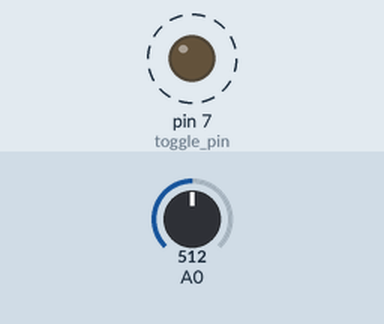
A sketch run on a simulated Arduino Nano, built with avr-gcc and run on an emulated ATmega328P. Parts: output pins drawn as LEDs (lit = HIGH). Dashed ring = blinking. The test bench sets the inputs (shaded band); at power-on: A0 = 512. What the sketch prints to the serial monitor is not drawn.

Above: at 0.2 s.
Timing chart, 0 to 3.0 s (numbered marks = the images above):
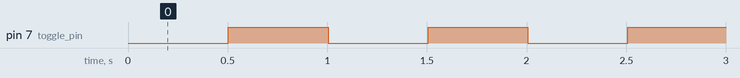

Measured:
- by itself, pin 7 (toggle_pin): alternates HIGH for 0.50 s and LOW for 0.50 s

The sketch:

BP_speed.ino
```cpp
const float vRef = 3.27;
//const float uMin = 0.42;    // Voltage at 0 mmHg
//const float uMax = 4.5;    // voltage at max. pressure
//const float pMax = 10.0;   // Max pressure
int toggle_pin = 7;

void setup() {
  analogReference(EXTERNAL);  //VRef
  Serial.begin(115200);
  pinMode(A0, INPUT);

  pinMode(toggle_pin, OUTPUT);
  digitalWrite(toggle_pin, LOW);
}

void loop() {
  int raw = analogRead(A0);
  float voltage = raw * (vRef / 1023.0);
  //float pressure = (voltage - uMin) * (pMax / (uMax - uMin));
  //Serial.println(voltage, 2);


  int raw1 = analogRead(A0);
  float voltage1 = raw1 * (vRef / 1023.0);
  // Ausgabe
  //Serial.print("Value: ");
  //Serial.println(raw);
  //Serial.print(" | voltage: ");
  Serial.println(voltage1, 2);

  //Serial.print(" V | pressure: ");
  //Serial.print(pressure, 2);
  //Serial.println(" mmHg");

  int raw2 = analogRead(A0);
  float voltage2 = raw2 * (vRef / 1023.0);
  //float pressure = (voltage - uMin) * (pMax / (uMax - uMin));
  Serial.println(voltage2, 2);

  int raw3 = analogRead(A0);
  float voltage3 = raw3 * (vRef / 1023.0);
  //float pressure = (voltage - uMin) * (pMax / (uMax - uMin));
  Serial.println(voltage3, 2);

  delay(500);
  digitalWrite(toggle_pin, !digitalRead(toggle_pin));

}
```
